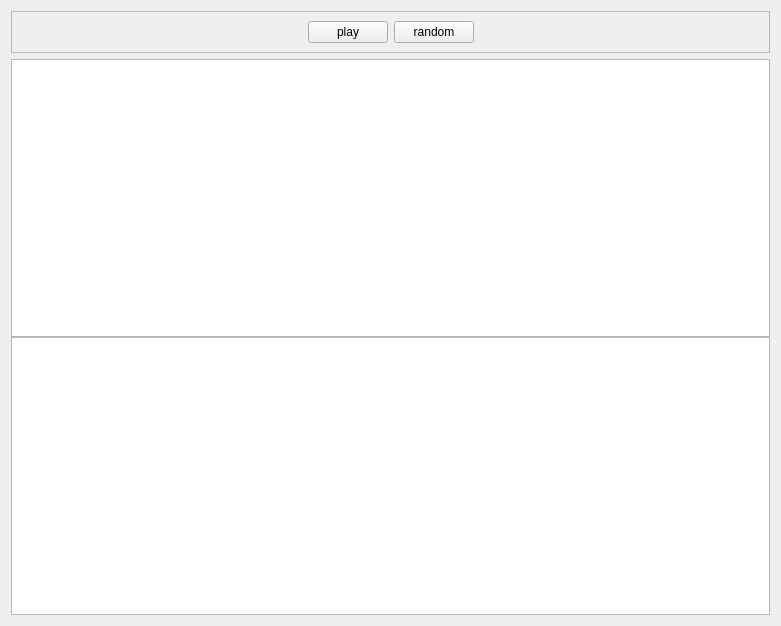
<?xml version="1.0" encoding="UTF-8"?>
<ui version="4.0">
 <class>Form</class>
 <widget class="QWidget" name="Form">
  <property name="geometry">
   <rect>
    <x>0</x>
    <y>0</y>
    <width>781</width>
    <height>626</height>
   </rect>
  </property>
  <property name="windowTitle">
   <string>Form</string>
  </property>
  <layout class="QVBoxLayout" name="verticalLayout">
   <item>
    <widget class="QFrame" name="frame">
     <property name="minimumSize">
      <size>
       <width>0</width>
       <height>40</height>
      </size>
     </property>
     <property name="frameShape">
      <enum>QFrame::StyledPanel</enum>
     </property>
     <property name="frameShadow">
      <enum>QFrame::Raised</enum>
     </property>
     <layout class="QHBoxLayout" name="horizontalLayout">
      <item>
       <spacer name="horizontalSpacer">
        <property name="orientation">
         <enum>Qt::Horizontal</enum>
        </property>
        <property name="sizeHint" stdset="0">
         <size>
          <width>40</width>
          <height>20</height>
         </size>
        </property>
       </spacer>
      </item>
      <item>
       <widget class="QPushButton" name="play_btn">
        <property name="text">
         <string>play</string>
        </property>
       </widget>
      </item>
      <item>
       <widget class="QPushButton" name="random_btn">
        <property name="text">
         <string>random</string>
        </property>
       </widget>
      </item>
      <item>
       <spacer name="horizontalSpacer_2">
        <property name="orientation">
         <enum>Qt::Horizontal</enum>
        </property>
        <property name="sizeHint" stdset="0">
         <size>
          <width>40</width>
          <height>20</height>
         </size>
        </property>
       </spacer>
      </item>
     </layout>
    </widget>
   </item>
   <item>
    <widget class="QSplitter" name="splitter">
     <property name="orientation">
      <enum>Qt::Vertical</enum>
     </property>
     <property name="handleWidth">
      <number>0</number>
     </property>
     <widget class="QGraphicsView" name="graphicsView"/>
     <widget class="QGraphicsView" name="graphicsView_2"/>
    </widget>
   </item>
  </layout>
 </widget>
 <resources/>
 <connections/>
</ui>
